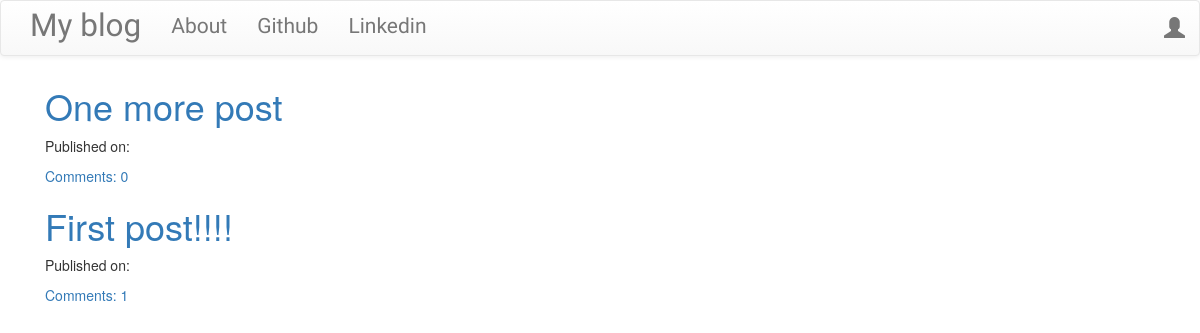
The page / on the database its author committed.
### blog/models.py (models this page shows, shortened)
class Post(models.Model):
    author = models.ForeignKey('auth.User', on_delete=CASCADE)
    title = models.CharField(max_length=200)
    text = models.TextField()
    created_date = models.DateTimeField(default=timezone.now)
    published_date = models.DateTimeField(blank=True,null=True)
    def approve_comments(self):
        return self.comments.filter(approved_comment=True)

### blog/views.py (the view)
# urls.py: url(r'^$',views.PostListView.as_view(),name='post_list'),
class PostListView(ListView):
    model = Post
    def get_queryset(self):
        return Post.objects.filter(published_date__lte=timezone.now()).order_by('-published_date')

### blog/templates/blog/post_list.html
{% extends "blog/base.html" %}
{% block content %}
<div class="centerstage">
    {% for post in post_list %}
    <div class="post">
        <h1><a href="{% url 'post_detail' pk=post.pk %}">{{ post.title }}</a></h1>
        <div class="date">
            <p>Published on: {{post.published|date:"D M Y"}}</p>
        </div>
        <a href="{% url 'post_detail' pk=post.pk %}">Comments: {{post.approve_comments.count}}</a>
    </div>
    {% endfor %}
</div>
{% endblock %}

### blog/static/css/blog.css (style rules this page uses)
.centerstage { margin-left: auto; margin-right: auto; }

### rows shown on the page
Post: title "One more post", approve_comments.count "0"
Post: title "First post!!!!", approve_comments.count "1"
